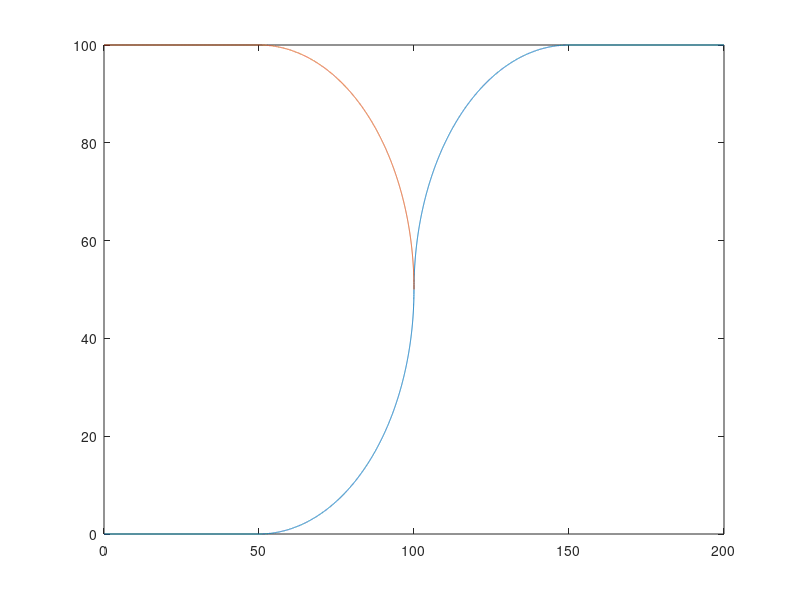

The MATLAB source for this figure: (Note: this script raises an error after producing the figure.)
%% Velocity Profile
close all; 
mu = 0.9; g = 9.81;
R = 50;
ax_des = 3;
vx_lim = (((0.9*mu*g)^2 - ax_des^2)*R^2)^0.25;
vx_lim*3.6
dx = 0.01;
x_final = 300;
xx = (0:dx:x_final);
Ts = 0.05;
ax_des = 3;
v_init = 60/3.6;
v = v_init*ones(length(xx),1);
v(50/dx:150/dx) = vx_lim;
plot(xx,v)

%% Velocity Profile v-s
close all; clc; clear;
ds = 0.01;
s1 = 50;
s2 = sqrt(100^2 + 50^2);
s3 = sqrt(100^2 + 200^2);
v = 60/3.6*ones(int16(s3/ds),1);
mu = 0.3; g = 9.81; Ts = 0.05;
R = 50;
ax_des = 1;
vx_lim = (((0.9*mu*g)^2 - ax_des^2)*R^2)^0.25;
vx_lim*3.6

v(int16((s1:ds:s2)/ds)) = 35/3.6;
ax = 0.5;
i = int16(s1/ds);
while (v(i+1) < 60/3.6)
   v(i-1) = v(i) + ax*Ts/v(i);
   i = i-1;
end
i = int16(s2/ds);
while (v(i-1) < 60/3.6)
   v(i+1) = v(i) + ax*Ts/v(i);
   i = i+1;
end
plot((0:ds:s3),v)
%% Path Generation
close all; clear; clc;

%%% Spline Curve %%%
% way_point = [(0:10:80)' -2*ones(9,1);
%             90 0;
%             100 1;
%             110 1;
%             120 0;
%             130 -1;
%             (140:10:300)' -2*ones(17,1)];  
% x = way_point(:,1);
% y = way_point(:,2);
% 
% xx = (0:0.01:500);
% s = spline(x,y,xx);
% [path_info, gof] = path_spline(x, y);

%%% Straight Lane %%%
s = -2*linspace(1,1,50001);

%% % Right & Left Curves R = 50 %%%
dx = 0.01;
x_final = 300;
xx = (0:dx:x_final);
y = zeros(length(xx),1);
y_cur_right = sqrt(50^2 - (0:0.01:50).^2) - 50;
y_cur_left = -sqrt(50^2 - (-50:0.01:0).^2) - 50;
y(50/dx:100/dx) = y_cur_right;
y(100/dx:150/dx) = y_cur_left;
y(150/dx:end) = -100;
plot(xx,y)
%% % Right & Left Curves R = 25 %%%
clc; close all;
dx = 0.01;
x_final = 300;
xx = (0:dx:x_final);
y = zeros(length(xx),1);
y_cur_right = sqrt(25^2 - (0:0.01:25).^2) - 25;
y_cur_left = -sqrt(25^2 - (-25:0.01:0).^2) - 25;
y(50/dx:75/dx) = y_cur_right;
y(75/dx:100/dx) = y_cur_left;
y(100/dx:end) = -50;

plot(xx,y)
xlim([0 150])

%% Left Curves R = 50 %%%
close all; clc;
dx = 0.01;
x_final = 200;
xx = (0:dx:x_final)';
y = zeros(length(xx),1);
y_cur_left1 = -sqrt(50^2 - (0:0.01:50).^2) + 50;
y_cur_left2 = flip((sqrt(50^2 - (0:0.01:50).^2) + 50));
y(50/dx:100/dx) = y_cur_left1;
y(100/dx+1:150/dx+1) = y_cur_left2;
y(150/dx+1:end) = 100;
y_u = flip(y(100/dx+1:end));
% x = zeros(length(xx),1);
% x_cur_left1 = -sqrt(50^2 - (0:0.01:50).^2) + 50;
% x_cur_left2 = flip(sqrt(50^2 - (0:0.01:50).^2) + 50);
% x(50/dx:100/dx) = x_cur_left1;
% x(100/dx:150/dx) = x_cur_left2;
% x(150/dx:end) = 100;
% 
% s = zeros(length(xx)*2,1);
% s(1:length(xx)) = sqrt(xx.^2 + y1.^2);
% s(length(xx)+1:end) = sqrt(flip(xx).^2 + flip(y2).^2);
% 
% yaw = zeros(length(xx)*2,1);
% yaw(50/dx+1:150/dx)=linspace(0,180*pi/180, 100/dx);
% yaw(150/dx:end) = 180*pi/180;
% plot(xx,y1); hold on;
% plot(xx,y2)
% figure()
% plot(yaw)
% 
% figure();
% plot(s)
% 
% figure();
% plot([s(2:end); s(end)]-s.*sin(yaw))

plot(xx,y); hold on;
plot(xx(1:100/dx+1),y_u)

%% Curve y-s function
close all; clear; clc;
R = 50;
d = -6;

ds = 0.01;
s1 = sqrt(50^2 + d^2);
s2 = sqrt((100+d)^2 + 50^2);
s3 = sqrt((100+d)^2 + 200^2);
y = zeros(int16(s3/ds),1);


% left curve with R = 50
y_cur = -d:0.01:R;
x_cur = 50:0.01:50+R+d;
syms S Y
eqn = (((R+d).^2-(Y-50).^2).^0.5 + 50).^2 +Y.^2 - S.^2 == 0;
sol = solve(eqn,Y);
S = (s1:ds:s2);
Y1 = S.^2/200 - (- S.^4 + 13872*S.^2 -9388096).^(1/2)/200 + 383/25;

y(int16(S/ds)) = Y1;

% Straight to North
S = (s2:ds:s3);
Y = (S.^2 - (100+d)^2).^(1/2);
y(int16(S/ds)) = Y;
y(1:int16(s1/ds))= -d;
y(end) = 200;

figure()
plot(y)

S = (0:ds:s3)';
x = (S.^2 - y.^2).^(1/2);
figure()
plot(x)

figure()
plot(x,y)
axis equal;